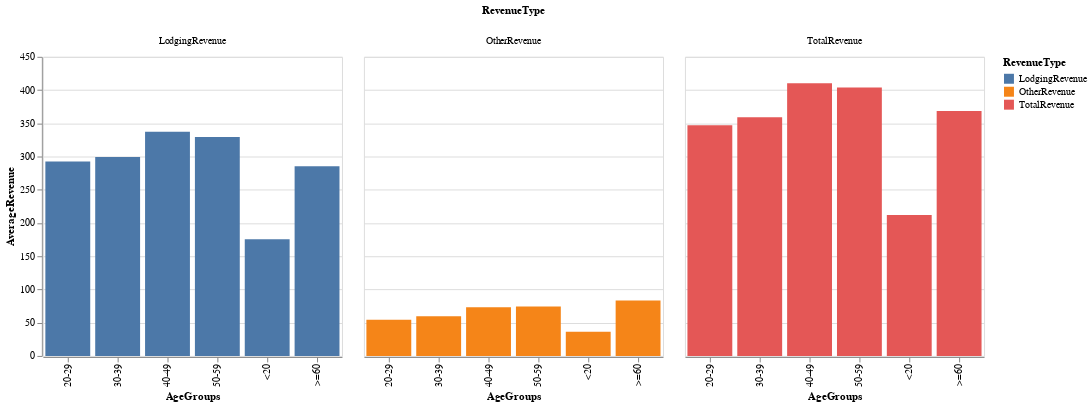

Notebook cell for this chart:
### Markdown cell above
#### Average revenue (€) by age group

### Code cell
# Create age groups and total revenue by age groups
age_by_lodging = ds[['Age', 'LodgingRevenue', 'OtherRevenue']].copy()
age_by_lodging['AgeGroups'] = pd.cut(age_by_lodging['Age'], bins=[-1, 20, 30, 40, 50, 60, 160], labels=['<20','20-29','30-39','40-49','50-59','>=60'])
age_by_lodging['AgeGroups'] = age_by_lodging['AgeGroups'].cat.add_categories('Unknown') # Create a unknown age group for missing values
age_by_lodging['AgeGroups'].fillna('Unknown', inplace=True)
age_by_lodging['TotalRevenue'] = age_by_lodging['LodgingRevenue'] + age_by_lodging['OtherRevenue']
age_by_lodging.drop(['Age'], axis=1, inplace=True)

# Calculate average spending
age_by_lodging_avg = age_by_lodging.groupby('AgeGroups', observed=False).mean().reset_index()

# Filter out 'Unknown' age group
age_by_lodging_avg = age_by_lodging_avg[age_by_lodging_avg['AgeGroups'] != 'Unknown'] # Hide the unknown age group in the graph

# Melt the DataFrame to long format for Altair
age_by_lodging_avg_melt = pd.melt(age_by_lodging_avg, id_vars='AgeGroups', var_name='RevenueType', value_name='AverageRevenue')

# Plotting using Altair
chart = alt.Chart(age_by_lodging_avg_melt).mark_bar().encode(
    x='AgeGroups:O',
    y='AverageRevenue:Q',
    color='RevenueType:N',
    column='RevenueType:N'
).properties(
    width=300,
    height=300
)

chart

### Figure 1 — Vega-Lite specification as saved in the notebook (floating-point values rounded to 4 significant figures)
{"config": {"view": {"continuousWidth": 300, "continuousHeight": 300}}, "data": {"name": "data-9ef1b5a7779ce40ebcfcb9ae92a3b182"}, "mark": {"type": "bar"}, "encoding": {"color": {"field": "RevenueType", "type": "nominal"}, "column": {"field": "RevenueType", "type": "nominal"}, "x": {"field": "AgeGroups", "type": "ordinal"}, "y": {"field": "AverageRevenue", "type": "quantitative"}}, "height": 300, "width": 300, "$schema": "https://vega.github.io/schema/vega-lite/v5.17.0.json", "datasets": {"data-9ef1b5a7779ce40ebcfcb9ae92a3b182": [{"AgeGroups": "<20", "RevenueType": "LodgingRevenue", "AverageRevenue": 175.7}, {"AgeGroups": "20-29", "RevenueType": "LodgingRevenue", "AverageRevenue": 292.5}, {"AgeGroups": "30-39", "RevenueType": "LodgingRevenue", "AverageRevenue": 299.5}, {"AgeGroups": "40-49", "RevenueType": "LodgingRevenue", "AverageRevenue": 337.2}, {"AgeGroups": "50-59", "RevenueType": "LodgingRevenue", "AverageRevenue": 329.4}, {"AgeGroups": ">=60", "RevenueType": "LodgingRevenue", "AverageRevenue": 285.2}, {"AgeGroups": "<20", "RevenueType": "OtherRevenue", "AverageRevenue": 36.45}, {"AgeGroups": "20-29", "RevenueType": "OtherRevenue", "AverageRevenue": 54.58}, {"AgeGroups": "30-39", "RevenueType": "OtherRevenue", "AverageRevenue": 59.58}, {"AgeGroups": "40-49", "RevenueType": "OtherRevenue", "AverageRevenue": 73.11}, {"AgeGroups": "50-59", "RevenueType": "OtherRevenue", "AverageRevenue": 74.55}, {"AgeGroups": ">=60", "RevenueType": "OtherRevenue", "AverageRevenue": 83.37}, {"AgeGroups": "<20", "RevenueType": "TotalRevenue", "AverageRevenue": 212.1}, {"AgeGroups": "20-29", "RevenueType": "TotalRevenue", "AverageRevenue": 347.1}, {"AgeGroups": "30-39", "RevenueType": "TotalRevenue", "AverageRevenue": 359.0}, {"AgeGroups": "40-49", "RevenueType": "TotalRevenue", "AverageRevenue": 410.3}, {"AgeGroups": "50-59", "RevenueType": "TotalRevenue", "AverageRevenue": 404.0}, {"AgeGroups": ">=60", "RevenueType": "TotalRevenue", "AverageRevenue": 368.6}]}}
